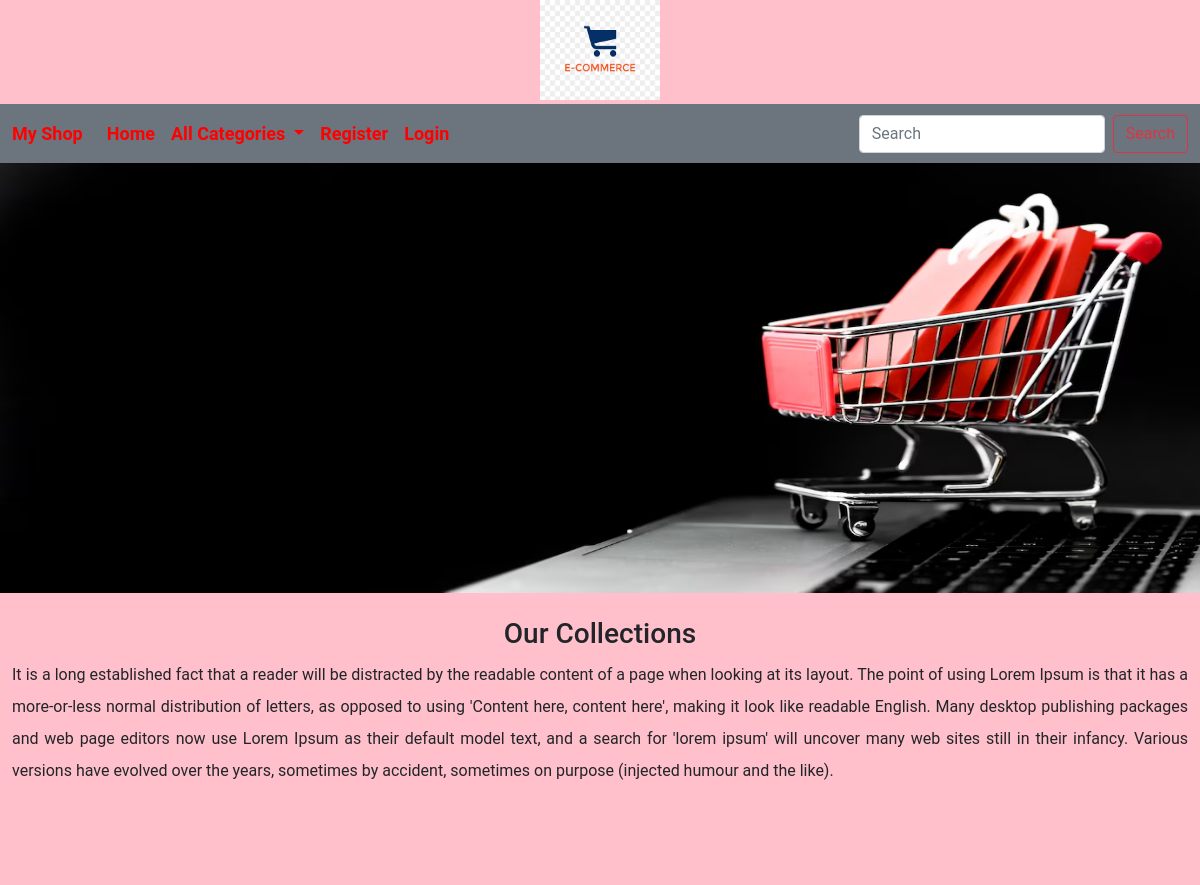
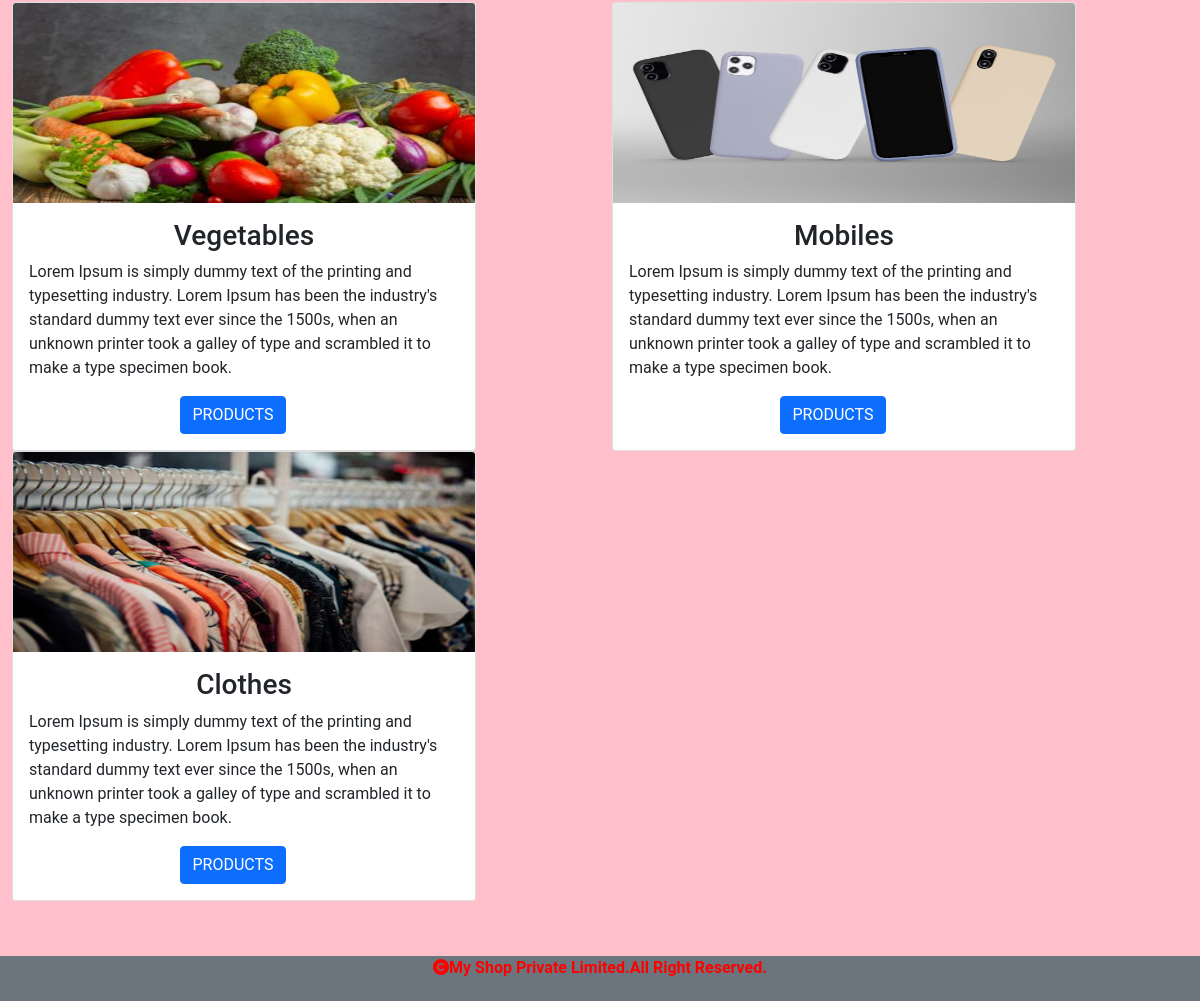
The page /category on the database its author committed (2 pictures, top to bottom).
### shop/models.py (models this page shows, shortened)
class Category(models.Model):
    cname=models.CharField(max_length=200)
    description=models.TextField()
    image=models.ImageField(upload_to='shop/category',null=True,blank=True)

### shop/views.py (the view)
# urls.py: path('category', views.allprodcat, name='category'),
def allprodcat(request):
    c=Category.objects.all()
    return render(request,'category.html',{'c':c})

### cart/context_processors.py (called while the page is built, shortened)
def counter(request):
    item_count=0
    return {'count':item_count}

### shop/context_processors.py (called while the page is built)
def menu_links(request):
    links=Category.objects.all()
    return{'links':links}

### templates/category.html
<!DOCTYPE html>
{% extends 'base.html' %}
{% load static %}
{% block content %}
<div>
    <img src="{% static 'images/banner.png' %}"  height="430px" width="100%">
</div>
<div class="container-fluid mt-4" style="margin-bottom:100px;">
     <h3 class="text-center mb-2">Our Collections</h3>
     <p style="text-align:justify;line-height:2;">It is a long established fact that a reader will be distracted by the readable content of a page when looking at its layout. The point of using Lorem Ipsum is that it has a more-or-less normal distribution of letters, as opposed to using 'Content here, content here', making it look like readable English. Many desktop publishing packages and web page editors now use Lorem Ipsum as their default model text, and a search for 'lorem ipsum' will uncover many web sites still in their infancy. Various versions have evolved over the years, sometimes by accident, sometimes on purpose (injected humour and the like).</p>
</div>
<div class="container-fluid mt-4" style="margin-bottom:100px;">
    <div class="row">
        {% for i in c %}
        <div class="col sm-4">
            <div class="card" style="width:29rem;">
  <img src="{{i.image.url}}" class="card-img-top" height="200px" width="100%" alt="...">
  <div class="card-body">
    <h3 class="card-title text-center">{{i.cname}}</h3>
    <p class="card-text">{{i.description}}</p>
    <a href="{% url 'shop:allproducts' i.cname %}" style="position:relative;left:35%;" class="btn btn-primary">PRODUCTS</a>
  </div>
</div>
        </div>
        {% endfor %}
    </div>
</div>
{% endblock %}

### static/css/style.css (style rules this page uses)
body { background-color:pink; font-family: 'Roboto', sans-serif; }

### rows shown on the page
Category: image (picture), cname "Vegetables", description "Lorem Ipsum is simply dummy text of the printing and typesetting industry. Lorem Ipsum has been the industry's standard dummy text ever since the 1500s, when an unknown printer took a galley of type and scrambled it to make a type specimen book."
Category: image (picture), cname "Mobiles", description "Lorem Ipsum is simply dummy text of the printing and typesetting industry. Lorem Ipsum has been the industry's standard dummy text ever since the 1500s, when an unknown printer took a galley of type and scrambled it to make a type specimen book."
Category: image (picture), cname "Clothes", description "Lorem Ipsum is simply dummy text of the printing and typesetting industry. Lorem Ipsum has been the industry's standard dummy text ever since the 1500s, when an unknown printer took a galley of type and scrambled it to make a type specimen book."
